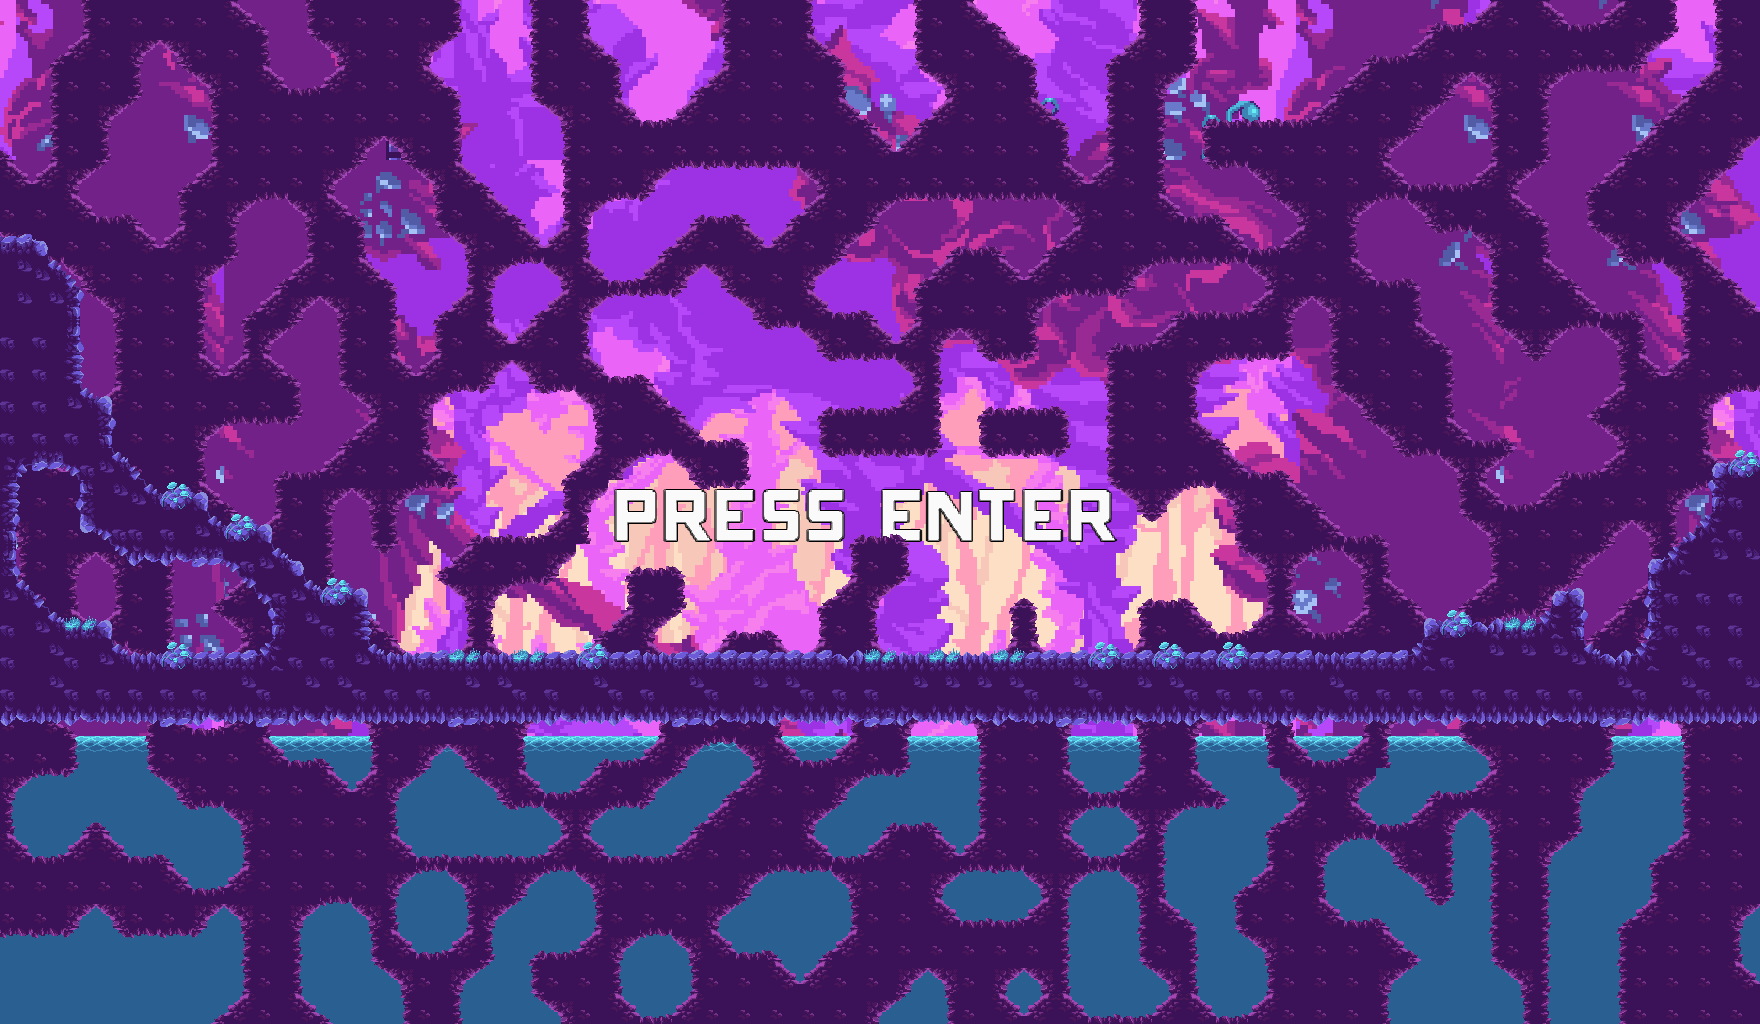

A 2D game scene composited from a Tiled map and its tileset images. What follows is a short description and the map's XML, with each tile layer's data collapsed to a summary:
An orthogonal 55x32 tile map with 32x32 px tiles, 3 tile layers (Props, Platforms, Ground), 3 tilesets and 5 objects.

<map version="1.2" tiledversion="1.2.5" orientation="orthogonal" renderorder="right-down" width="55" height="32" tilewidth="32" tileheight="32" infinite="0" nextlayerid="14" nextobjectid="1040">
 <tileset firstgid="1" name="title" tilewidth="32" tileheight="32" tilecount="880" columns="40">
  <image source="title.png" width="1280" height="720" />
 </tileset>
 <tileset firstgid="881" name="background2" tilewidth="32" tileheight="32" spacing="1" margin="1" tilecount="42" columns="7">
  <image source="background2.png" width="249" height="218" />
  <terraintypes>
   <terrain name="Rock" tile="-1" />
  </terraintypes>
  <tile id="4" terrain="0,0,0," />
  <tile id="5" terrain="0,0,," />
  <tile id="6" terrain="0,0,,0" />
  <tile id="11" terrain="0,,0," />
  <tile id="13" terrain=",0,,0" />
  <tile id="18" terrain="0,,0,0" />
  <tile id="19" terrain=",,0,0" />
  <tile id="20" terrain=",0,0,0" />
  <tile id="23" terrain=",,,0" />
  <tile id="24" terrain=",,0,0" />
  <tile id="25" terrain=",,0," />
  <tile id="30" terrain=",0,,0" />
  <tile id="31" terrain="0,0,0,0" />
  <tile id="32" terrain="0,,0," />
  <tile id="37" terrain=",0,," />
  <tile id="38" terrain="0,0,," />
  <tile id="39" terrain="0,,," />
 </tileset>
 <tileset firstgid="923" name="warped_caves_spritesheet32x32" tilewidth="32" tileheight="32" spacing="1" margin="1" tilecount="180" columns="18">
  <image source="warped_caves_spritesheet32x32.png" width="595" height="331" />
  <terraintypes>
   <terrain name="Ground" tile="-1" />
  </terraintypes>
  <tile id="18" terrain=",,,0" />
  <tile id="19" terrain=",,0,0" />
  <tile id="20" terrain=",,0," />
  <tile id="36" terrain=",0,,0" />
  <tile id="37" terrain="0,0,0,0" />
  <tile id="38" terrain="0,,0," />
  <tile id="40" terrain=",,0,0" />
  <tile id="54" terrain=",0,," />
  <tile id="55" terrain="0,0,," />
  <tile id="56" terrain="0,,," />
  <tile id="72" terrain=",,,0" />
  <tile id="73" terrain=",,0,0" />
  <tile id="74" terrain=",,0," />
  <tile id="86" terrain=",,,0" />
  <tile id="87" terrain=",,0,0" />
  <tile id="88" terrain=",,0," />
  <tile id="90" terrain=",0,,0" />
  <tile id="91" terrain="0,0,0,0" />
  <tile id="92" terrain="0,,0," />
  <tile id="104" terrain=",0,,0" />
  <tile id="105" terrain="0,0,0,0" />
  <tile id="106" terrain="0,,0," />
  <tile id="108" terrain=",0,," />
  <tile id="109" terrain="0,0,," />
  <tile id="110" terrain="0,,," />
  <tile id="122" terrain=",0,," />
  <tile id="123" terrain="0,0,," />
  <tile id="124" terrain="0,,," />
  <tile id="130" terrain=",,0,0" />
  <tile id="134" terrain="0,0,0," />
  <tile id="135" terrain="0,0,," />
  <tile id="136" terrain="0,0,,0" />
  <tile id="140" terrain="0,0,0," />
  <tile id="141" terrain="0,0,," />
  <tile id="142" terrain="0,0,,0" />
  <tile id="152" terrain="0,,0," />
  <tile id="154" terrain=",0,,0" />
  <tile id="158" terrain="0,,0," />
  <tile id="160" terrain=",0,,0" />
  <tile id="170" terrain="0,,0,0" />
  <tile id="171" terrain=",,0,0" />
  <tile id="172" terrain=",0,0,0" />
  <tile id="176" terrain="0,,0,0" />
  <tile id="177" terrain=",,0,0" />
  <tile id="178" terrain=",0,0,0" />
 </tileset>
 <layer id="1" name="Props" width="55" height="32">
  <properties>
   <property name="Parallax" type="float" value="1" />
  </properties>
  <data>[1760 cells, 1760 non-empty, 882 distinct tile ids]</data>
 </layer>
 <layer id="2" name="Platforms" width="55" height="32">
  <properties>
   <property name="Parallax" type="float" value="1" />
  </properties>
  <data>[1760 cells, 1520 non-empty, 17 distinct tile ids]</data>
 </layer>
 <layer id="3" name="Ground" width="55" height="32">
  <properties>
   <property name="Navigation" type="int" value="1" />
   <property name="Parallax" type="float" value="1" />
  </properties>
  <data>[1760 cells, 256 non-empty, 37 distinct tile ids]</data>
 </layer>
 <objectgroup id="5" name="Spawn">
  <object id="1016" x="464" y="507" width="37" height="52" />
 </objectgroup>
 <objectgroup color="#00aa00" id="4" name="Colliders">
  <properties>
   <property name="Collision" type="bool" value="true" />
   <property name="Navigation" type="int" value="0" />
  </properties>
  <object id="1008" x="119.667" y="662.242" width="1442.67" height="133.758">
   <properties>
    <property name="Item" type="bool" value="true" />
   </properties>
  </object>
  <object id="1009" x="-11.333" y="-113.333" width="396" height="1151.33" />
  <object id="1011" x="1386.67" y="-176.667" width="373.333" height="1202" />
  <object id="1013" x="138.665" y="222" width="1442.67" height="128" />
 </objectgroup>
</map>
